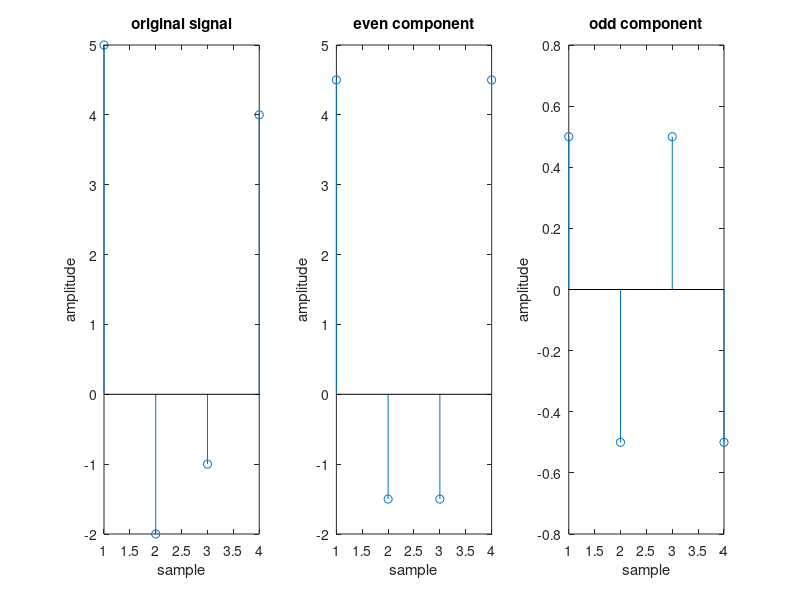

The MATLAB script that drew this image:
clc;
clear all;
close all;
X=[5,-2,-1,4];
xe=(X+X(end:-1:1))/2;
xo=(X-X(end:-1:1))/2;
subplot(1,3,1);
stem(X);
xlabel("sample");
ylabel("amplitude");
title("original signal");
subplot(1,3,2);
stem(xe);
xlabel("sample");
ylabel("amplitude");
title("even component");
subplot(1,3,3);
stem(xo);
xlabel("sample");
ylabel("amplitude");
title("odd component");
